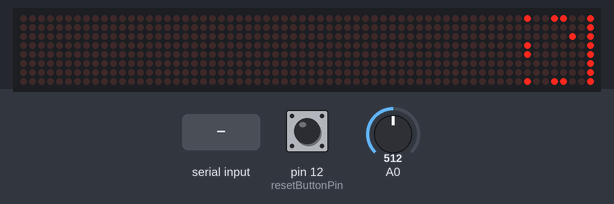
Bench run of a sketch on a simulated Arduino Mega 2560, built with avr-gcc and run on an emulated ATmega2560. Parts: 64×8 LED matrix. The test bench sets the inputs (shaded band); at power-on: A0 = 512, pin 12 (resetButtonPin) LOW. Random numbers use the default seed unless the sketch sets one.

Above: at 3.2 s.
3.3 s: A0 set to 0
7.8 s: "r" received over the second serial link
At 10.4 s:
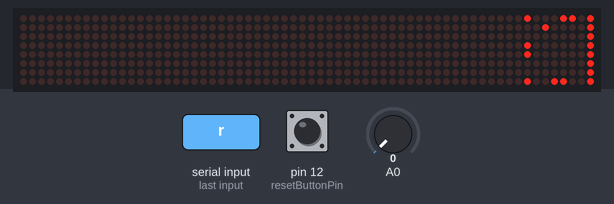
10.5 s: pin 12 (resetButtonPin) pulled HIGH for 0.15 s
At 14.79 s:
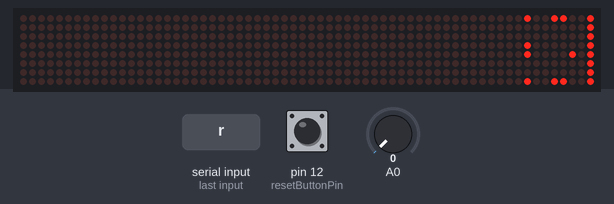
15.2 s: "l" received over the second serial link
At 15.9 s:
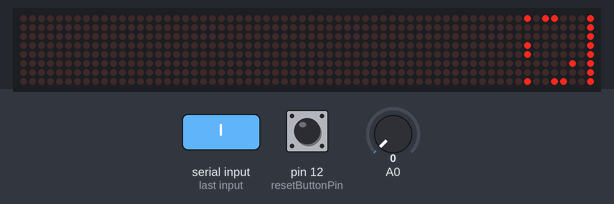
18.0 s: pin 12 (resetButtonPin) pulled HIGH for 1 s
At 22.83 s:
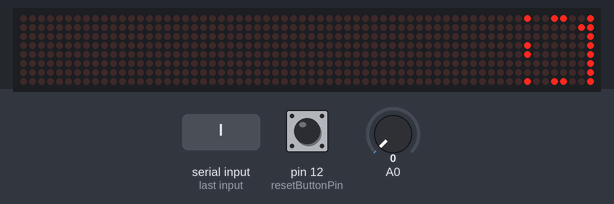
23.5 s: "player 4\n" received over the second serial link
At 23.74 s:
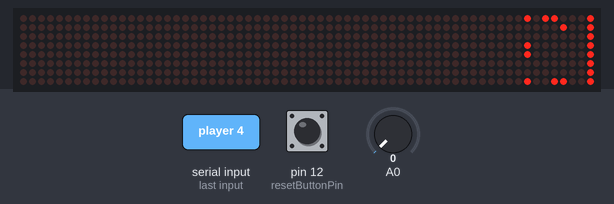
Timing chart, 0 to 26.5 s (numbered marks = the images above; inputs shaded):
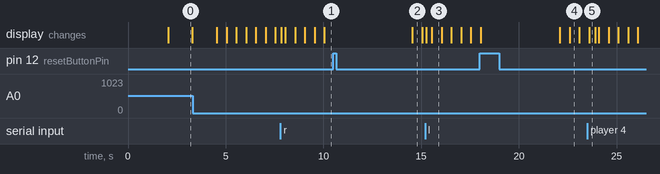

The sketch:

server.ino
```cpp
#define startingLives 5
#define resetButtonPin 12
#define maxRight 5
#define maxLeft 1
#define resetDely 2000

#include <LedControl.h>

#define DIN 8
#define CS  9
#define CLK 10

LedControl lc = LedControl(DIN, CLK, CS,0);

int playerOneLives;
int playerTwoLives;
int playerThreeLives;
bool playerOneAlive = true;
bool playerTwoAlive = true;
bool playerThreeAlive = true;
int playerOneBlockerPos = 3;
int playerTwoBlockerPos = 3;
int playerThreeBlockerPos = 3;
unsigned long nextBallUpdate = resetDely;
int ballX, ballY;
int ballXSpeed, ballYSpeed;


void resetBall()
{
  ballX = 3;
  ballY = 4;
  ballXSpeed = random(0,2);
  if(ballXSpeed == 0 ){
    ballXSpeed = -1;
  }
  ballYSpeed = random(0,2);
  if(ballYSpeed == 0 ){
    ballYSpeed = -1;
  }
}


void resetLives()
{
  playerOneLives = startingLives;
  playerTwoLives = startingLives;
  playerThreeLives = startingLives;
  playerOneAlive = true;
  playerTwoAlive = true;
  playerThreeAlive = true;
  Serial1.write(startingLives);
  Serial2.write(startingLives);
  Serial3.write(startingLives);
}


void updateDisplay()
{
  // set "player 4" or the empty row as full lights
  lc.setColumn(0, 7, 0b11111111);

  // player 1
  if (playerOneAlive)
    lc.setRow(0, 0, (0b11 << (6 - playerOneBlockerPos)) | 0b10000001);
  else
    lc.setRow(0, 0, 0b11111111);

  // player 2
  if (playerTwoAlive)
    lc.setColumn(0, 0, 0b11 << (6 - playerTwoBlockerPos) | 0b10000001);
  else
    lc.setColumn(0, 0, 0b11111111);

  // player 3
  if (playerThreeAlive)
    lc.setRow(0, 7, (0b11 << (6 - playerThreeBlockerPos)) | 0b10000001);
  else
    lc.setRow(0, 7, 0b11111111);

  // ball (clear inner columns first)
  for (int x = 1; x < 7; ++x)
    for (int y = 1; y < 7; ++y)
      lc.setLed(0, x, y, false);

  lc.setLed(0, ballX, ballY, true);
}


void setup()
{
  //TODO set up 8x8 LED matrix
  lc.shutdown(0,false);
  lc.setIntensity(0,0);
  lc.clearDisplay(0);

  randomSeed(analogRead(A5));

  Serial1.begin(9600);
  Serial2.begin(9600);
  Serial3.begin(9600);
  Serial.begin(9600);

  pinMode(resetButtonPin, INPUT);

  delay(resetDely);
  resetBall();
  resetLives();
}


void loop()
{
  bool updFlag = false;

  if (Serial1.available() > 0) {
    switch(Serial1.read()) {
      case 'r':
        if(playerOneBlockerPos < maxRight)
          playerOneBlockerPos += 1;
        break;
      case 'l':
        if(playerOneBlockerPos > maxLeft)
          playerOneBlockerPos -= 1;
    }

    updFlag = true;
  }

  if (Serial2.available() > 0) {
    switch(Serial2.read()) {
      case 'r':
        if(playerTwoBlockerPos < maxRight)
          playerTwoBlockerPos += 1;
        break;
      case 'l':
        if(playerTwoBlockerPos > maxLeft)
          playerTwoBlockerPos -= 1;
    }

    updFlag = true;
  }

  if (Serial3.available() > 0) {
    switch(Serial3.read()) {
      case 'r':
        if(playerThreeBlockerPos < maxRight)
          playerThreeBlockerPos += 1;
        break;
      case 'l':
        if(playerThreeBlockerPos > maxLeft)
          playerThreeBlockerPos -= 1;
    }

    updFlag = true;
  }

  // updates position
  if(millis() >= nextBallUpdate)
  {
    nextBallUpdate += map(analogRead(A0), 0, 1023, 500, 2000);

    //Update ball position
    ballY += ballYSpeed;
    ballX += ballXSpeed;


    //Check if ball is out of bounds
    if(ballY < 0)
    {
      playerTwoLives -= 1;
      Serial2.write(playerTwoLives);
      resetBall();
      if(playerTwoLives < 1)
        playerTwoAlive = false;
    }

    if(ballX < 0)
    {
      playerOneLives -= 1;
      Serial1.write(playerOneLives);
      resetBall();
      if(playerOneLives < 1)
        playerOneAlive = false;
    }
    else if(ballX > 7)
    {
      playerThreeLives -= 1;
      Serial3.write(playerThreeLives);
      resetBall();
      if(playerThreeLives < 1)
        playerThreeAlive = false;
    }

    //Reset ball if it hits a corner
    if(ballY <= 0 && (ballX >= 7 && ballY <= 0))
      resetBall();

    //Check if ball has collided
    if(ballY >= 6)
    {
      ballYSpeed = -ballYSpeed;
      ballXSpeed = random(-1, 2);
      ballY = 6;
    }
    else if(ballY <= 1)
      if (!playerTwoAlive || (ballX >= playerTwoBlockerPos && ballX <= playerTwoBlockerPos + 1)) //P2 is dead or the ball is colliding with P2's paddle
      {
        ballYSpeed = -ballYSpeed;
        ballXSpeed = random(-1, 2);
        ballY = 1;
      }

    if(ballX <= 1)
    {
      if((!playerOneAlive || (ballY >= playerOneBlockerPos && ballY <= playerOneBlockerPos + 1))) //P1 is dead or the ball is colliding with P1's paddle
      {
        ballXSpeed = -ballXSpeed;
        ballYSpeed = random(-1, 2);
        ballX = 1;
      }
    }
    else if(ballX >= 6)
    {
      if(!playerThreeAlive || (ballY >= playerThreeBlockerPos && ballY <= playerThreeBlockerPos + 1)) //P3 is dead or the ball is colliding with P3's paddle){
      {
        ballXSpeed = -ballXSpeed;
        ballYSpeed = random(-1, 2);
        ballX = 6;
      }
    }

    updFlag = true;
  }

  if (updFlag)
    updateDisplay();

  if(digitalRead(resetButtonPin) == HIGH)
  {
    delay(resetDely);
    nextBallUpdate = millis() + resetDely;

    playerOneBlockerPos = 3;
    playerTwoBlockerPos = 3;
    playerThreeBlockerPos = 3;
    resetLives();
    resetBall();
  }
}

// vim: set ts=2 sw=2 expandtab:
```
